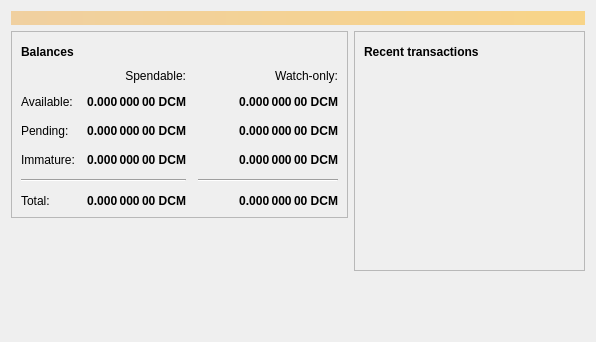
<?xml version="1.0" encoding="UTF-8"?>
<ui version="4.0">
 <class>OverviewPage</class>
 <widget class="QWidget" name="OverviewPage">
  <property name="geometry">
   <rect>
    <x>0</x>
    <y>0</y>
    <width>596</width>
    <height>342</height>
   </rect>
  </property>
  <property name="windowTitle">
   <string>Form</string>
  </property>
  <layout class="QVBoxLayout" name="topLayout">
   <item>
    <widget class="QLabel" name="labelAlerts">
     <property name="visible">
      <bool>false</bool>
     </property>
     <property name="styleSheet">
      <string notr="true">QLabel { background-color: qlineargradient(x1: 0, y1: 0, x2: 1, y2: 0, stop:0 #F0D0A0, stop:1 #F8D488); color:#000000; }</string>
     </property>
     <property name="wordWrap">
      <bool>true</bool>
     </property>
     <property name="margin">
      <number>3</number>
     </property>
     <property name="textInteractionFlags">
      <set>Qt::TextSelectableByMouse</set>
     </property>
    </widget>
   </item>
   <item>
    <layout class="QHBoxLayout" name="horizontalLayout" stretch="1,1">
     <item>
      <layout class="QVBoxLayout" name="verticalLayout_2">
       <item>
        <widget class="QFrame" name="frame">
         <property name="frameShape">
          <enum>QFrame::StyledPanel</enum>
         </property>
         <property name="frameShadow">
          <enum>QFrame::Raised</enum>
         </property>
         <layout class="QVBoxLayout" name="verticalLayout_4">
          <item>
           <layout class="QHBoxLayout" name="horizontalLayout_4">
            <item>
             <widget class="QLabel" name="label_5">
              <property name="font">
               <font>
                <weight>75</weight>
                <bold>true</bold>
               </font>
              </property>
              <property name="text">
               <string>Balances</string>
              </property>
             </widget>
            </item>
            <item>
             <widget class="QPushButton" name="labelWalletStatus">
              <property name="enabled">
               <bool>true</bool>
              </property>
              <property name="maximumSize">
               <size>
                <width>30</width>
                <height>16777215</height>
               </size>
              </property>
              <property name="toolTip">
               <string>The displayed information may be out of date. Your wallet automatically synchronizes with the Daichmark network after a connection is established, but this process has not completed yet.</string>
              </property>
              <property name="text">
               <string/>
              </property>
              <property name="icon">
               <iconset resource="../bitcoin.qrc">
                <normaloff>:/icons/warning</normaloff>
                <disabledoff>:/icons/warning</disabledoff>:/icons/warning</iconset>
              </property>
              <property name="iconSize">
               <size>
                <width>24</width>
                <height>24</height>
               </size>
              </property>
              <property name="flat">
               <bool>true</bool>
              </property>
             </widget>
            </item>
            <item>
             <spacer name="horizontalSpacer_3">
              <property name="orientation">
               <enum>Qt::Horizontal</enum>
              </property>
              <property name="sizeHint" stdset="0">
               <size>
                <width>40</width>
                <height>20</height>
               </size>
              </property>
             </spacer>
            </item>
           </layout>
          </item>
          <item>
           <layout class="QGridLayout" name="gridLayout">
            <property name="spacing">
             <number>12</number>
            </property>
            <item row="2" column="2">
             <widget class="QLabel" name="labelWatchPending">
              <property name="font">
               <font>
                <weight>75</weight>
                <bold>true</bold>
               </font>
              </property>
              <property name="cursor">
               <cursorShape>IBeamCursor</cursorShape>
              </property>
              <property name="toolTip">
               <string>Unconfirmed transactions to watch-only addresses</string>
              </property>
              <property name="text">
               <string notr="true">0.000 000 00 DCM</string>
              </property>
              <property name="alignment">
               <set>Qt::AlignRight|Qt::AlignTrailing|Qt::AlignVCenter</set>
              </property>
              <property name="textInteractionFlags">
               <set>Qt::LinksAccessibleByMouse|Qt::TextSelectableByKeyboard|Qt::TextSelectableByMouse</set>
              </property>
             </widget>
            </item>
            <item row="2" column="1">
             <widget class="QLabel" name="labelUnconfirmed">
              <property name="font">
               <font>
                <weight>75</weight>
                <bold>true</bold>
               </font>
              </property>
              <property name="cursor">
               <cursorShape>IBeamCursor</cursorShape>
              </property>
              <property name="toolTip">
               <string>Total of transactions that have yet to be confirmed, and do not yet count toward the spendable balance</string>
              </property>
              <property name="text">
               <string notr="true">0.000 000 00 DCM</string>
              </property>
              <property name="alignment">
               <set>Qt::AlignRight|Qt::AlignTrailing|Qt::AlignVCenter</set>
              </property>
              <property name="textInteractionFlags">
               <set>Qt::LinksAccessibleByMouse|Qt::TextSelectableByKeyboard|Qt::TextSelectableByMouse</set>
              </property>
             </widget>
            </item>
            <item row="3" column="2">
             <widget class="QLabel" name="labelWatchImmature">
              <property name="font">
               <font>
                <weight>75</weight>
                <bold>true</bold>
               </font>
              </property>
              <property name="cursor">
               <cursorShape>IBeamCursor</cursorShape>
              </property>
              <property name="toolTip">
               <string>Mined balance in watch-only addresses that has not yet matured</string>
              </property>
              <property name="text">
               <string notr="true">0.000 000 00 DCM</string>
              </property>
              <property name="alignment">
               <set>Qt::AlignRight|Qt::AlignTrailing|Qt::AlignVCenter</set>
              </property>
              <property name="textInteractionFlags">
               <set>Qt::LinksAccessibleByMouse|Qt::TextSelectableByKeyboard|Qt::TextSelectableByMouse</set>
              </property>
             </widget>
            </item>
            <item row="4" column="0" colspan="2">
             <widget class="Line" name="line">
              <property name="orientation">
               <enum>Qt::Horizontal</enum>
              </property>
             </widget>
            </item>
            <item row="4" column="2">
             <widget class="Line" name="lineWatchBalance">
              <property name="sizePolicy">
               <sizepolicy hsizetype="Preferred" vsizetype="Fixed">
                <horstretch>0</horstretch>
                <verstretch>0</verstretch>
               </sizepolicy>
              </property>
              <property name="minimumSize">
               <size>
                <width>140</width>
                <height>0</height>
               </size>
              </property>
              <property name="orientation">
               <enum>Qt::Horizontal</enum>
              </property>
             </widget>
            </item>
            <item row="5" column="0">
             <widget class="QLabel" name="labelTotalText">
              <property name="text">
               <string>Total:</string>
              </property>
             </widget>
            </item>
            <item row="3" column="1">
             <widget class="QLabel" name="labelImmature">
              <property name="font">
               <font>
                <weight>75</weight>
                <bold>true</bold>
               </font>
              </property>
              <property name="cursor">
               <cursorShape>IBeamCursor</cursorShape>
              </property>
              <property name="toolTip">
               <string>Mined balance that has not yet matured</string>
              </property>
              <property name="text">
               <string notr="true">0.000 000 00 DCM</string>
              </property>
              <property name="alignment">
               <set>Qt::AlignRight|Qt::AlignTrailing|Qt::AlignVCenter</set>
              </property>
              <property name="textInteractionFlags">
               <set>Qt::LinksAccessibleByMouse|Qt::TextSelectableByKeyboard|Qt::TextSelectableByMouse</set>
              </property>
             </widget>
            </item>
            <item row="2" column="3">
             <spacer name="horizontalSpacer_2">
              <property name="orientation">
               <enum>Qt::Horizontal</enum>
              </property>
              <property name="sizeHint" stdset="0">
               <size>
                <width>40</width>
                <height>20</height>
               </size>
              </property>
             </spacer>
            </item>
            <item row="3" column="0">
             <widget class="QLabel" name="labelImmatureText">
              <property name="text">
               <string>Immature:</string>
              </property>
             </widget>
            </item>
            <item row="5" column="1">
             <widget class="QLabel" name="labelTotal">
              <property name="font">
               <font>
                <weight>75</weight>
                <bold>true</bold>
               </font>
              </property>
              <property name="cursor">
               <cursorShape>IBeamCursor</cursorShape>
              </property>
              <property name="toolTip">
               <string>Your current total balance</string>
              </property>
              <property name="text">
               <string notr="true">0.000 000 00 DCM</string>
              </property>
              <property name="alignment">
               <set>Qt::AlignRight|Qt::AlignTrailing|Qt::AlignVCenter</set>
              </property>
              <property name="textInteractionFlags">
               <set>Qt::LinksAccessibleByMouse|Qt::TextSelectableByKeyboard|Qt::TextSelectableByMouse</set>
              </property>
             </widget>
            </item>
            <item row="5" column="2">
             <widget class="QLabel" name="labelWatchTotal">
              <property name="font">
               <font>
                <weight>75</weight>
                <bold>true</bold>
               </font>
              </property>
              <property name="cursor">
               <cursorShape>IBeamCursor</cursorShape>
              </property>
              <property name="toolTip">
               <string>Current total balance in watch-only addresses</string>
              </property>
              <property name="text">
               <string notr="true">0.000 000 00 DCM</string>
              </property>
              <property name="alignment">
               <set>Qt::AlignRight|Qt::AlignTrailing|Qt::AlignVCenter</set>
              </property>
              <property name="textInteractionFlags">
               <set>Qt::LinksAccessibleByMouse|Qt::TextSelectableByKeyboard|Qt::TextSelectableByMouse</set>
              </property>
             </widget>
            </item>
            <item row="0" column="2">
             <widget class="QLabel" name="labelWatchonly">
              <property name="text">
               <string>Watch-only:</string>
              </property>
              <property name="alignment">
               <set>Qt::AlignRight|Qt::AlignTrailing|Qt::AlignVCenter</set>
              </property>
             </widget>
            </item>
            <item row="1" column="0">
             <widget class="QLabel" name="labelBalanceText">
              <property name="text">
               <string>Available:</string>
              </property>
             </widget>
            </item>
            <item row="1" column="1">
             <widget class="QLabel" name="labelBalance">
              <property name="font">
               <font>
                <weight>75</weight>
                <bold>true</bold>
               </font>
              </property>
              <property name="cursor">
               <cursorShape>IBeamCursor</cursorShape>
              </property>
              <property name="toolTip">
               <string>Your current spendable balance</string>
              </property>
              <property name="text">
               <string notr="true">0.000 000 00 DCM</string>
              </property>
              <property name="alignment">
               <set>Qt::AlignRight|Qt::AlignTrailing|Qt::AlignVCenter</set>
              </property>
              <property name="textInteractionFlags">
               <set>Qt::LinksAccessibleByMouse|Qt::TextSelectableByKeyboard|Qt::TextSelectableByMouse</set>
              </property>
             </widget>
            </item>
            <item row="1" column="2">
             <widget class="QLabel" name="labelWatchAvailable">
              <property name="font">
               <font>
                <weight>75</weight>
                <bold>true</bold>
               </font>
              </property>
              <property name="cursor">
               <cursorShape>IBeamCursor</cursorShape>
              </property>
              <property name="toolTip">
               <string>Your current balance in watch-only addresses</string>
              </property>
              <property name="text">
               <string notr="true">0.000 000 00 DCM</string>
              </property>
              <property name="alignment">
               <set>Qt::AlignRight|Qt::AlignTrailing|Qt::AlignVCenter</set>
              </property>
              <property name="textInteractionFlags">
               <set>Qt::LinksAccessibleByMouse|Qt::TextSelectableByKeyboard|Qt::TextSelectableByMouse</set>
              </property>
             </widget>
            </item>
            <item row="2" column="0">
             <widget class="QLabel" name="labelPendingText">
              <property name="text">
               <string>Pending:</string>
              </property>
             </widget>
            </item>
            <item row="0" column="1">
             <widget class="QLabel" name="labelSpendable">
              <property name="text">
               <string>Spendable:</string>
              </property>
              <property name="alignment">
               <set>Qt::AlignRight|Qt::AlignTrailing|Qt::AlignVCenter</set>
              </property>
             </widget>
            </item>
           </layout>
          </item>
         </layout>
        </widget>
       </item>
       <item>
        <spacer name="verticalSpacer">
         <property name="orientation">
          <enum>Qt::Vertical</enum>
         </property>
         <property name="sizeHint" stdset="0">
          <size>
           <width>20</width>
           <height>40</height>
          </size>
         </property>
        </spacer>
       </item>
      </layout>
     </item>
     <item>
      <layout class="QVBoxLayout" name="verticalLayout_3">
       <item>
        <widget class="QFrame" name="frame_2">
         <property name="frameShape">
          <enum>QFrame::StyledPanel</enum>
         </property>
         <property name="frameShadow">
          <enum>QFrame::Raised</enum>
         </property>
         <layout class="QVBoxLayout" name="verticalLayout">
          <item>
           <layout class="QHBoxLayout" name="horizontalLayout_2">
            <item>
             <widget class="QLabel" name="label_4">
              <property name="font">
               <font>
                <weight>75</weight>
                <bold>true</bold>
               </font>
              </property>
              <property name="text">
               <string>Recent transactions</string>
              </property>
             </widget>
            </item>
            <item>
             <widget class="QPushButton" name="labelTransactionsStatus">
              <property name="enabled">
               <bool>true</bool>
              </property>
              <property name="maximumSize">
               <size>
                <width>30</width>
                <height>16777215</height>
               </size>
              </property>
              <property name="toolTip">
               <string>The displayed information may be out of date. Your wallet automatically synchronizes with the Daichmark network after a connection is established, but this process has not completed yet.</string>
              </property>
              <property name="text">
               <string/>
              </property>
              <property name="icon">
               <iconset resource="../bitcoin.qrc">
                <normaloff>:/icons/warning</normaloff>
                <disabledoff>:/icons/warning</disabledoff>:/icons/warning</iconset>
              </property>
              <property name="iconSize">
               <size>
                <width>24</width>
                <height>24</height>
               </size>
              </property>
              <property name="flat">
               <bool>true</bool>
              </property>
             </widget>
            </item>
            <item>
             <spacer name="horizontalSpacer">
              <property name="orientation">
               <enum>Qt::Horizontal</enum>
              </property>
              <property name="sizeHint" stdset="0">
               <size>
                <width>40</width>
                <height>20</height>
               </size>
              </property>
             </spacer>
            </item>
           </layout>
          </item>
          <item>
           <widget class="QListView" name="listTransactions">
            <property name="styleSheet">
             <string notr="true">QListView { background: transparent; }</string>
            </property>
            <property name="frameShape">
             <enum>QFrame::NoFrame</enum>
            </property>
            <property name="verticalScrollBarPolicy">
             <enum>Qt::ScrollBarAlwaysOff</enum>
            </property>
            <property name="horizontalScrollBarPolicy">
             <enum>Qt::ScrollBarAlwaysOff</enum>
            </property>
            <property name="selectionMode">
             <enum>QAbstractItemView::NoSelection</enum>
            </property>
           </widget>
          </item>
         </layout>
        </widget>
       </item>
       <item>
        <spacer name="verticalSpacer_2">
         <property name="orientation">
          <enum>Qt::Vertical</enum>
         </property>
         <property name="sizeHint" stdset="0">
          <size>
           <width>20</width>
           <height>40</height>
          </size>
         </property>
        </spacer>
       </item>
      </layout>
     </item>
    </layout>
   </item>
  </layout>
 </widget>
 <resources/>
 <connections/>
</ui>
